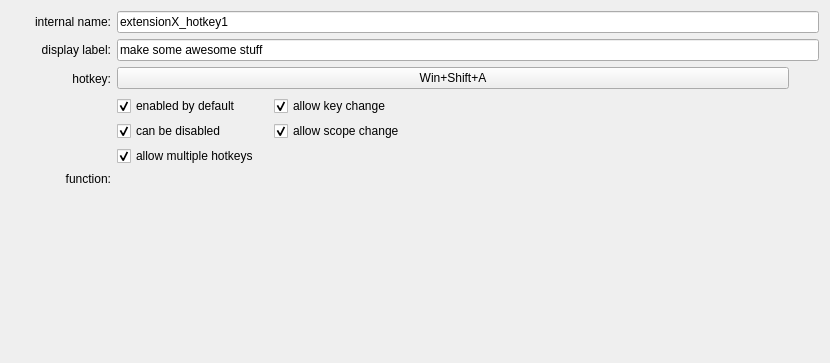
<?xml version="1.0" encoding="UTF-8"?>
<ui version="4.0">
 <class>edit</class>
 <widget class="QWidget" name="edit">
  <property name="geometry">
   <rect>
    <x>0</x>
    <y>0</y>
    <width>830</width>
    <height>363</height>
   </rect>
  </property>
  <property name="windowTitle">
   <string>Form</string>
  </property>
  <layout class="QFormLayout" name="edit_layout">
   <property name="fieldGrowthPolicy">
    <enum>QFormLayout::AllNonFixedFieldsGrow</enum>
   </property>
   <property name="labelAlignment">
    <set>Qt::AlignRight|Qt::AlignTop|Qt::AlignTrailing</set>
   </property>
   <item row="0" column="0">
    <widget class="QLabel" name="internalNameLabel">
     <property name="minimumSize">
      <size>
       <width>100</width>
       <height>0</height>
      </size>
     </property>
     <property name="text">
      <string>internal name:</string>
     </property>
     <property name="alignment">
      <set>Qt::AlignRight|Qt::AlignTrailing|Qt::AlignVCenter</set>
     </property>
    </widget>
   </item>
   <item row="0" column="1">
    <widget class="QLineEdit" name="cfg_name">
     <property name="text">
      <string>extensionX_hotkey1</string>
     </property>
    </widget>
   </item>
   <item row="1" column="0">
    <widget class="QLabel" name="displayLabelLabel">
     <property name="minimumSize">
      <size>
       <width>100</width>
       <height>0</height>
      </size>
     </property>
     <property name="text">
      <string>display label:</string>
     </property>
     <property name="alignment">
      <set>Qt::AlignRight|Qt::AlignTrailing|Qt::AlignVCenter</set>
     </property>
    </widget>
   </item>
   <item row="1" column="1">
    <widget class="QLineEdit" name="cfg_label">
     <property name="text">
      <string>make some awesome stuff</string>
     </property>
    </widget>
   </item>
   <item row="2" column="0">
    <widget class="QLabel" name="hotkeyLabel">
     <property name="minimumSize">
      <size>
       <width>100</width>
       <height>0</height>
      </size>
     </property>
     <property name="maximumSize">
      <size>
       <width>200</width>
       <height>16777215</height>
      </size>
     </property>
     <property name="text">
      <string>hotkey:</string>
     </property>
     <property name="alignment">
      <set>Qt::AlignRight|Qt::AlignTrailing|Qt::AlignVCenter</set>
     </property>
    </widget>
   </item>
   <item row="2" column="1">
    <layout class="QVBoxLayout" name="hotkey_layout">
     <item>
      <layout class="QHBoxLayout" name="horizontalLayout_2">
       <item>
        <widget class="A2Hotkey" name="hotkey_button">
         <property name="enabled">
          <bool>true</bool>
         </property>
         <property name="text">
          <string>Win+Shift+A</string>
         </property>
        </widget>
       </item>
       <item>
        <widget class="A2MoreButton" name="a2option_button">
         <property name="autoRaise">
          <bool>true</bool>
         </property>
        </widget>
       </item>
      </layout>
     </item>
     <item>
      <layout class="QGridLayout" name="gridLayout" columnstretch="0,1">
       <property name="horizontalSpacing">
        <number>15</number>
       </property>
       <property name="verticalSpacing">
        <number>5</number>
       </property>
       <item row="1" column="0">
        <widget class="QCheckBox" name="cfg_disablable">
         <property name="text">
          <string>can be disabled</string>
         </property>
         <property name="checked">
          <bool>true</bool>
         </property>
        </widget>
       </item>
       <item row="1" column="1">
        <widget class="QCheckBox" name="cfg_scopeChange">
         <property name="text">
          <string>allow scope change</string>
         </property>
         <property name="checked">
          <bool>true</bool>
         </property>
        </widget>
       </item>
       <item row="0" column="0">
        <widget class="QCheckBox" name="cfg_enabled">
         <property name="text">
          <string>enabled by default</string>
         </property>
         <property name="checked">
          <bool>true</bool>
         </property>
        </widget>
       </item>
       <item row="0" column="1">
        <widget class="QCheckBox" name="cfg_keyChange">
         <property name="text">
          <string>allow key change</string>
         </property>
         <property name="checked">
          <bool>true</bool>
         </property>
        </widget>
       </item>
       <item row="2" column="0">
        <widget class="QCheckBox" name="cfg_multiple">
         <property name="text">
          <string>allow multiple hotkeys</string>
         </property>
         <property name="checked">
          <bool>true</bool>
         </property>
        </widget>
       </item>
      </layout>
     </item>
    </layout>
   </item>
   <item row="3" column="0">
    <widget class="QLabel" name="functionLabel">
     <property name="minimumSize">
      <size>
       <width>100</width>
       <height>0</height>
      </size>
     </property>
     <property name="maximumSize">
      <size>
       <width>200</width>
       <height>16777215</height>
      </size>
     </property>
     <property name="text">
      <string>function:</string>
     </property>
     <property name="alignment">
      <set>Qt::AlignRight|Qt::AlignTrailing|Qt::AlignVCenter</set>
     </property>
    </widget>
   </item>
   <item row="3" column="1">
    <widget class="FuncWidget" name="func_widget" native="true"/>
   </item>
  </layout>
 </widget>
 <customwidgets>
  <customwidget>
   <class>A2Hotkey</class>
   <extends>QPushButton</extends>
   <header>a2widget.a2hotkey</header>
  </customwidget>
  <customwidget>
   <class>FuncWidget</class>
   <extends>QWidget</extends>
   <header>a2widget.a2hotkey.edit_func_widget</header>
   <container>1</container>
  </customwidget>
  <customwidget>
   <class>A2MoreButton</class>
   <extends>QToolButton</extends>
   <header>a2widget</header>
  </customwidget>
 </customwidgets>
 <resources/>
 <connections/>
</ui>
